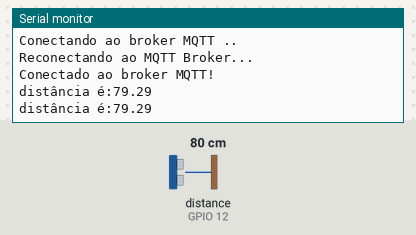
A sketch run on a simulated ESP32. Parts: the last lines printed to the serial monitor. Wiring (inferred from the names in the program): ultrasonic range finder: trigger GPIO 13; echo GPIO 12. The test bench sets the inputs (shaded band); at power-on: distance to the obstacle (sensor on GPIO 12) 80 cm. The echo pulse lasts 58.3 µs per cm; WiFi joins after 1.5 s; servers stay silent unless stated; random numbers use the default seed unless the sketch sets one; no MQTT or app messages arrive unless stated.

Above: at 2.7 s.
2.8 s: distance to the obstacle (sensor on GPIO 12) set to 2 cm
At 4.1 s:
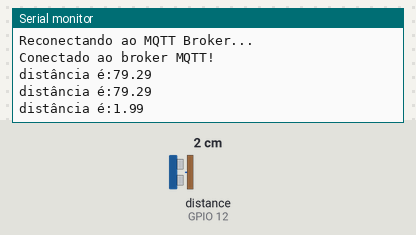
4.3 s: distance to the obstacle (sensor on GPIO 12) set to 4 cm
At 5.3 s:
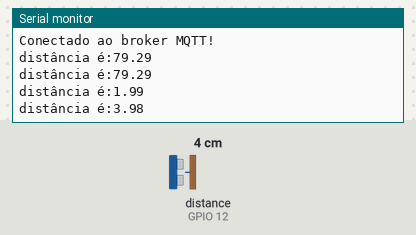
Timing chart, 0 to 7.3 s (numbered marks = the images above; inputs shaded):
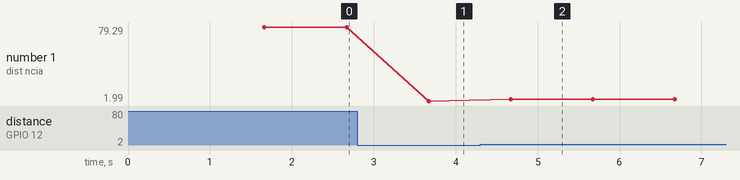

Measured:
- after the input at 2.8 s, the serial monitor: prints a new line after 0.87 s (image 1)
- after the input at 4.3 s, the serial monitor: prints a new line after 0.37 s (image 2)
- plotted number 1: 79.29 → 1.99 after the input at 2.8 s, 1.99 → 3.98 after the input at 4.3 s

The sketch:

PROJETO_TESTE.ino
```cpp
#include <WiFi.h>
#include <WiFiClient.h>
#include <PubSubClient.h>

WiFiClient ESPWiFiClient;
PubSubClient mqttClient(ESPWiFiClient);

const char* wifi_ssid = "imd0902";
const char* wifi_password = "imd0902iot";
int wifi_timeout = 200000;

const char* mqtt_broker = "broker.hivemq.com";
const int mqtt_port = 1883;
int mqtt_timeout = 10000;

int tringPin = 13;
int echoPin = 12;

#define SOUND_SPEED 0.034

long duracaoPulso;
float distanciaCm;

void connectMQTT() {
  Serial.print("Reconectando ao MQTT Broker..");

  unsigned long startTime = millis();
  while (!mqttClient.connected() && (millis() - startTime < mqtt_timeout)) {
      Serial.print(".");
      String clientId = "ESP32ClientHeitor-";
      clientId += String(random(0xffff), HEX);

      if (mqttClient.connect(clientId.c_str())) {
        Serial.println();
        Serial.print("Conectado ao broker MQTT!");
      }
      delay(100);
  }
  Serial.println();
}

void conecteWiFi(){
  WiFi.mode(WIFI_STA); //"station mode": permite o ESP32 ser um cliente da rede WiFi
  WiFi.begin(wifi_ssid, wifi_password);
  Serial.print("Conectando à rede WiFi .. ");

  unsigned long startTime = millis();

  while(WiFi.status() != WL_CONNECTED && (millis() - startTime < wifi_timeout)){
    Serial.print(".");
    delay(100);
  }
  Serial.println();

  if(WiFi.status() != WL_CONNECTED){
    Serial.println("Falhou!");
  }else{
    Serial.print("Conectado com o IP: ");
    Serial.println(WiFi.localIP());
  }
}

void setup() {
  Serial.begin(115200);
  pinMode(tringPin, OUTPUT);
  pinMode(echoPin, INPUT);
  conecteWiFi();
  if(WiFi.status() == WL_CONNECTED){
    Serial.println("Conectando ao broker MQTT ..");
    mqttClient.setServer(mqtt_broker, mqtt_port);
  }
}

void loop() {
  if (!mqttClient.connected()){
    connectMQTT();
  }

  //Envio de sinal de tring
  digitalWrite(tringPin, LOW);
  delayMicroseconds(2);
  //Seta o pino Tring alto por 10ms
  digitalWrite(tringPin, HIGH);
  delayMicroseconds(10);
  digitalWrite(tringPin, LOW);

  //Calcular o tempo que o pino fica alto em MS
  duracaoPulso = pulseIn(echoPin, HIGH);

  //Calcula a distancia
  distanciaCm = (duracaoPulso * SOUND_SPEED) / 2;
  Serial.print("distância é:");
  Serial.println(distanciaCm);

  if (mqttClient.connected()){
    mqttClient.loop();
    mqttClient.publish("/imd0902/T02/G4", String(distanciaCm).c_str(), true);
  }

  delay(1000);


}
```
